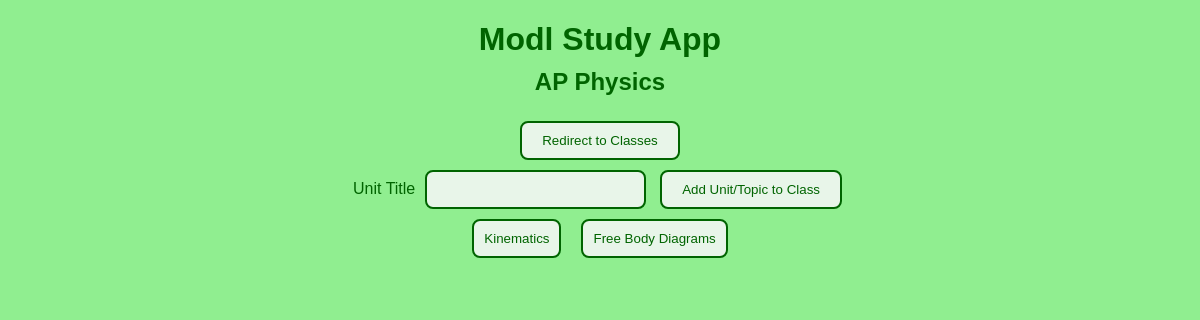
The page /click-item/1 on the database its author committed.
### tables this page shows
CREATE TABLE classes(
            id INTEGER PRIMARY KEY AUTOINCREMENT,
            class_name TEXT NOT NULL UNIQUE
        );

CREATE TABLE units(
            id INTEGER PRIMARY KEY AUTOINCREMENT,
            class_id INTEGER NOT NULL,
            unit_name TEXT NOT NULL,
            FOREIGN KEY (class_id) REFERENCES classes (id) ON DELETE CASCADE
        );

### modl.py (the view)
@app.route("/click-item/<int:item_id>")
def click_item(item_id):
    print(f"User clicked button for class ID: {item_id}")
    conn = get_db_connection()
    cursor = conn.cursor()
    cursor.execute("SELECT class_name FROM classes WHERE id = ?", (item_id,))
    class_result = cursor.fetchone()
    if class_result is None:
        conn.close()
        return redirect(url_for("home"))
    class_name = class_result[0]
    cursor.execute("SELECT id, unit_name FROM units WHERE class_id = ? ORDER BY id", (item_id,))
    units = cursor.fetchall()
    conn.close()
    return render_template("class.html", name=class_name, items=units, item_id=item_id)

### modl.py (called while the page is built)
def get_db_connection():
    db_dir = os.path.join(BASE_DIR, "database")
    os.makedirs(db_dir, exist_ok=True)
    db_path = os.path.join(db_dir, "classes.db")
    return sqlite3.connect(db_path, timeout=30)

### templates/class.html (shortened to what this page needs)
<!DOCTYPE html>
<html lang="en">
<head>
    <link rel="stylesheet" href="{{ url_for('static', filename='style.css') }}">
</head>
<body>
    <h1>Modl Study App</h1>
    <h2>{{ name }}</h2>
    <form action="{{ url_for('home_page') }}" method="POST">
        <button type="submit">Redirect to Classes</button>
    </form>
    <form action="{{ url_for('add_unit', item_id=item_id) }}" method="POST">
        <label for="unit_name">Unit Title</label>
        <input type="text" id="unit_name" name="unit_name" required>
        <button type="submit">Add Unit/Topic to Class</button>
    </form>
    <div style="display: flex; gap: 10px; flex-wrap: wrap;">
    {% for unit_id, unit_name in items %}
        <a href="{{ url_for('view_unit', unit_id=unit_id) }}">
            <button type="button" style="padding: 10px; cursor: pointer;">
                {{ unit_name }}
            </button>
        </a>
    {% else %}
        <p>No Units Added...</p>
    {% endfor %}
    </div>
</body>
</html>

### static/style.css (style rules this page uses)
body { background-color: lightgreen; color: darkgreen; display: flex; flex-direction: column; align-items: center; text-align: center; margin: 0; font-family: Arial, sans-serif; }
h1 { text-align: center; margin-bottom: 10px; }
h2 { text-align: center; margin-top: 0; margin-bottom: 20px; }
button { margin: 5px; background-color: #e8f5e9; color: darkgreen; border: 2px solid darkgreen; border-radius: 8px; padding: 10px 20px; box-sizing: border-box; cursor: pointer; }
input { margin: 5px; background-color: #e8f5e9; color: darkgreen; border: 2px solid darkgreen; border-radius: 8px; padding: 10px 20px; box-sizing: border-box; cursor: pointer; }

### rows shown on the page
classes: class_name "AP Physics"
units: unit_name "Kinematics"
units: unit_name "Free Body Diagrams"
